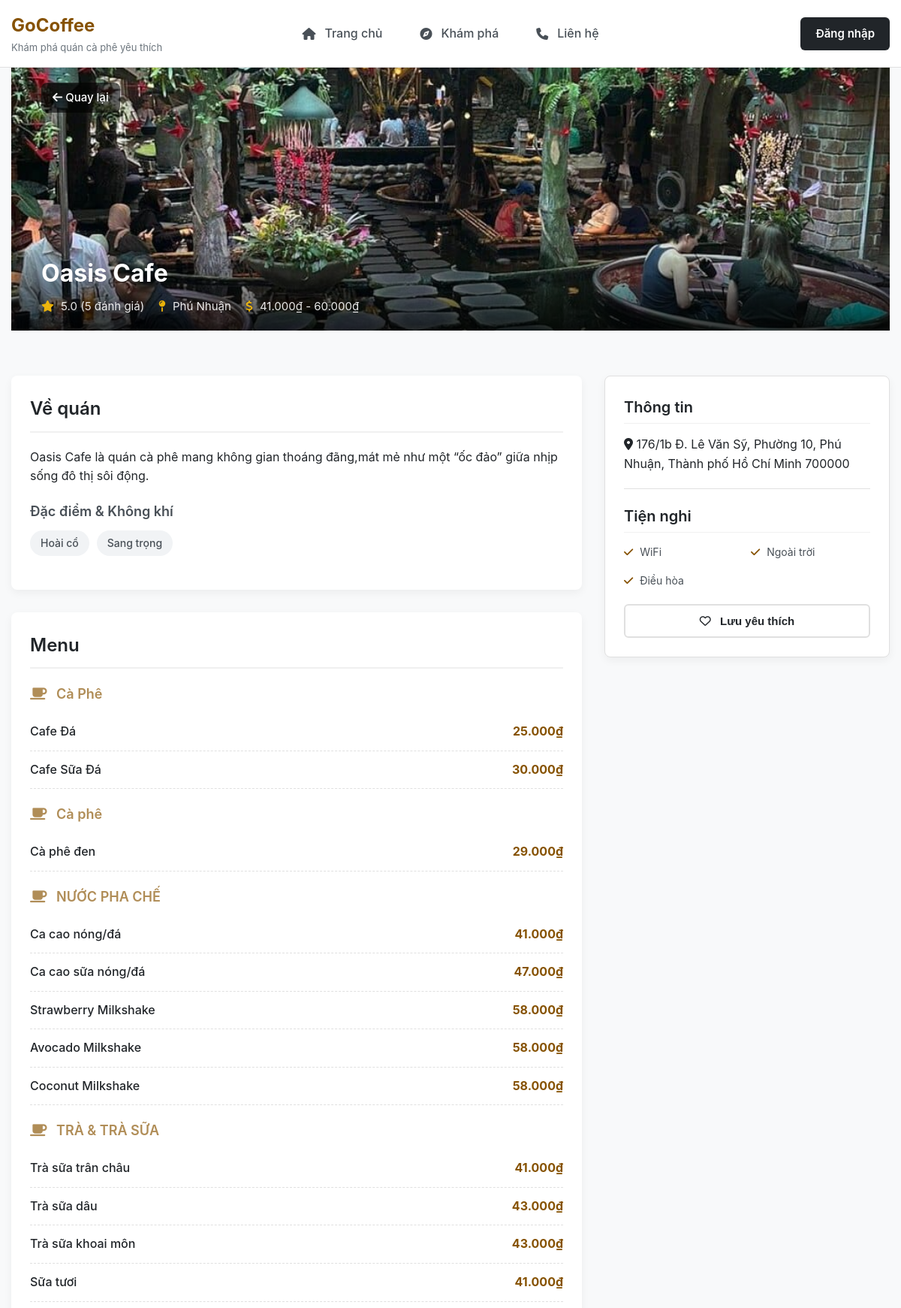
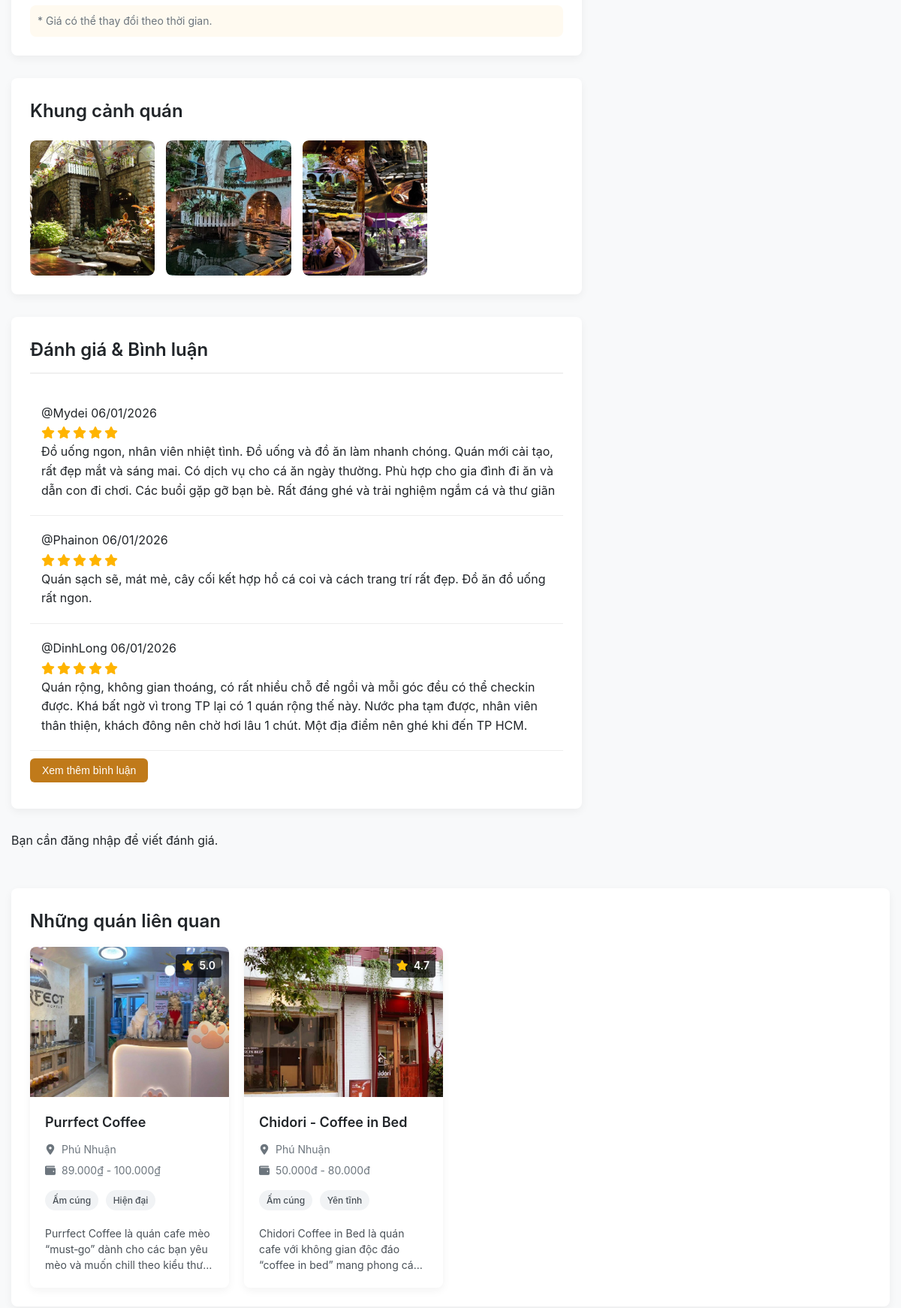
Screenshot of /shop/33/ (upper part) with the database file from the repository (2 pictures, top to bottom).
### shops/models.py (models this page shows, shortened)
class CafeShop(models.Model):
    name = models.CharField(max_length = 200)
    address = models.CharField(max_length = 300)
    district = models.CharField(max_length=100, choices=DISTRICT_CHOICES)
    tags = models.CharField(max_length = 300, blank = True)
    amenities = models.CharField(max_length = 300, blank = True) #Tiện ích các thứ như Wifi, Chỗ đậu xe...
    description = models.CharField(max_length = 300, blank = True) #Tối đa 20 chữ
    price_range = models.CharField(max_length=100, choices=PRICE_CHOICES, blank=True)
    cover_image = models.ImageField(upload_to = 'covers/', blank = True, null = True)
    rating = models.FloatField(default = 0, validators = [MinValueValidator(0), MaxValueValidator(5)])
    latitude = models.FloatField(null=True, blank=True)
    longitude = models.FloatField(null=True, blank=True)
    avg_service = models.FloatField(default = 0)
    avg_ambiance = models.FloatField(default = 0)
    avg_drink = models.FloatField(default = 0)
    avg_price = models.FloatField(default = 0)
    def get_tag_list(self):
        if self.tags:
            return self.tags.split(',')
        return []
    def get_amenities_list(self):
        if self.amenities:
            return self.amenities.split(',')
        return []

class MenuItem(models.Model):
    shop = models.ForeignKey(CafeShop, on_delete = models.CASCADE, related_name = 'menu_items')
    category = models.CharField(max_length = 100)
    name = models.CharField(max_length = 100)
    description = models.CharField(max_length = 200, blank = True)
    price = models.IntegerField()

class ShopImage(models.Model):
    shop = models.ForeignKey(CafeShop, on_delete = models.CASCADE, related_name = 'images')
    image = models.ImageField(upload_to = 'shop_gallery/')

class Review(models.Model):
    shop = models.ForeignKey(CafeShop, on_delete=models.CASCADE, related_name='reviews')
    user = models.ForeignKey(settings.AUTH_USER_MODEL, on_delete=models.CASCADE)
    rating = models.IntegerField(default=1)
    comment = models.TextField(blank=True)
    created_at = models.DateTimeField(auto_now_add=True)
    sentiment_service = models.IntegerField(default=0)
    sentiment_ambiance = models.IntegerField(default=0)
    sentiment_drink = models.IntegerField(default=0)
    sentiment_price = models.IntegerField(default=0)

### shops/views.py (the view, shortened to what this page needs)
# urls.py: path('shop/<int:shop_id>/', views.shop_detail_view, name='shop_detail'),
def shop_detail_view(request, shop_id):
    shop = get_object_or_404(
        CafeShop.objects.annotate(
            review_count=Count('reviews')
        ),
        pk=shop_id
    )
    menu_items = shop.menu_items.all().order_by('category', 'id')
    grouped_menu = {}
    for item in menu_items:
        category = item.category or "Menu chung"
        grouped_menu.setdefault(category, [])
        price_formatted = f"{item.price:,.0f}₫".replace(",", "tmp").replace(".", ",").replace("tmp", ".")
        grouped_menu[category].append({
            'name': item.name,
            'price': price_formatted
        })
    reviews = shop.reviews.select_related('user').order_by('-created_at')
    related_shops = CafeShop.objects.filter(
        district=shop.district
    ).exclude(id=shop.id)[:4]
    is_saved = False
    if request.user.is_authenticated:
        is_saved = SavedShop.objects.filter(
            user=request.user,
            shop=shop
        ).exists()
    return render(request, 'shop_detail.html', {
        'shop': shop,
        'grouped_menu': grouped_menu,
        'reviews': reviews,
        'related_shops': related_shops,
        'is_saved': is_saved,
    })

### templates/shop_detail.html (shortened to what this page needs)
{% extends 'base.html' %}
{% load static %}
{% block extra_styles %}
    <link rel="stylesheet" href="{% static 'css/shop_detail.css' %}">
{% endblock extra_styles %}
{% block content %}
    <section class="shop-hero-section">
        <a href="javascript:history.back()" class="btn btn-back">
            <i class="fa-solid fa-arrow-left"></i> Quay lại
        </a>
        <div class="shop-cover-image">
            {% if shop.cover_image %}
                <img src="{{ shop.cover_image.url }}" alt="{{ shop.name }}">
            {% else %}
                <div class="placeholder-image">
                    <i class="fa-solid fa-mug-hot fa-5x"></i>
                </div>
            {% endif %}
        </div>
        <div class="shop-info-overlay full-width-overlay">
            <div class="overlay-inner">
                <h1>{{ shop.name }}</h1>
                <div class="shop-meta">
                <span>
                    <i class="fa-solid fa-star"></i>
                    {{ shop.rating|default:"0"|floatformat:1 }}
                    ({{ shop.review_count|default:"0" }} đánh giá)
                </span>
                    <span><i class="fa-solid fa-map-pin"></i> {{ shop.district }}</span>
                    <span><i class="fa-solid fa-dollar-sign"></i> {{ shop.price_range }}</span>
                </div>
            </div>
        </div>
    </section>
    <div class="shop-content-container container">
        <div class="main-content">
            <section class="shop-description-section">
                <h2>Về quán</h2>
                <p>{{ shop.description }}</p>
                <div class="shop-features">
                    <h3>Đặc điểm & Không khí</h3>
                    <div class="tag-list">
                        {% for tag in shop.get_tag_list %}
                            <span class="feature-tag">{{ tag }}</span>
                        {% endfor %}
                    </div>
                </div>
            </section>
            <section class="shop-menu-section">
                <h2>Menu</h2>
                {% for category, items in grouped_menu.items %}
                    <div class="menu-category">
                        <h3><i class="fa-solid fa-mug-saucer"></i> {{ category }}</h3>
                        <ul class="menu-list">
                            {% for item in items %}
                                <li class="menu-item">
                                    <span class="item-name">{{ item.name }}</span>
                                    <span class="item-price">{{ item.price }}</span>
                                </li>
                            {% endfor %}
                        </ul>
                    </div>
                {% empty %}
                    <p>Menu đang được cập nhật.</p>
                {% endfor %}
                <p class="menu-note">
                    * Giá có thể thay đổi theo thời gian.
                </p>
            </section>
            <section class="gallery-section container">
                <h2>Khung cảnh quán</h2>
                <div class="shop-gallery-grid">
                    {% for image in shop.images.all|slice:":4" %}
                        <div class="gallery-item">
                            <img src="{{ image.image.url }}" alt="{{ shop.name }}">
                        </div>
                    {% empty %}
                        <p>Đang cập nhật hình ảnh...</p>
                    {% endfor %}
                </div>
            </section>
            <section class="shop-review-section">
                <h2>Đánh giá & Bình luận</h2>
                <div class="reviews-list">
                    {% with 3 as max_visible %}
                        {% for review in reviews %}
                            <div class="review-card {% if forloop.counter > max_visible %}hidden-review{% endif %}">
                                <div class="review-header">
                                    <span class="reviewer-name">@{{ review.user.username }}</span>
                                    <span class="review-date">{{ review.created_at|date:"d/m/Y" }}</span>
                                </div>
                                <div class="review-rating">
                                    {% for i in "12345"|make_list %}
                                        {% if review.rating >= forloop.counter %}
                                            <i class="fa-solid fa-star rated"></i>
                                        {% else %}
                                            <i class="fa-regular fa-star"></i>
                                        {% endif %}
                                    {% endfor %}
                                </div>
                                <p>{{ review.comment }}</p>
                            </div>
                        {% endfor %}
                    {% endwith %}
                </div>
            </section>
            {% if user.is_authenticated %}
                <form method="post" action="{% url 'submit_review' shop.id %}" class="review-form" id="review-form"
                      novalidate>
                    {% csrf_token %}
                    <div class="review-top">
                        <div class="star-rating">
                            <input type="radio" name="rating" id="star5" value="5">
                            <label for="star5"><i class="fa-regular fa-star"></i></label>
                            <input type="radio" name="rating" id="star4" value="4">
                            <label for="star4"><i class="fa-regular fa-star"></i></label>
                            <input type="radio" name="rating" id="star3" value="3">
                            <label for="star3"><i class="fa-regular fa-star"></i></label>
                            <input type="radio" name="rating" id="star2" value="2">
                            <label for="star2"><i class="fa-regular fa-star"></i></label>
                            <input type="radio" name="rating" id="star1" value="1">
                            <label for="star1"><i class="fa-regular fa-star"></i></label>
                        </div>
                        <button type="submit" class="btn-submit-review">
                            Đăng bài đánh giá
                        </button>
                    </div>
                    <textarea name="comment" id="review-comment" placeholder="Chia sẻ trải nghiệm của bạn..."
                              required></textarea>
                </form>
            {% else %}
                <p class="login-prompt">Bạn cần <a href="{% url 'login' %}">đăng nhập</a> để viết đánh giá.</p>
            {% endif %}
        </div>
        <div class="sidebar-content">
            <div class="info-box sticky-box">
                <h2>Thông tin</h2>
                <p><i class="fa-solid fa-location-dot"></i> {{ shop.address }}</p>
                <hr>
                <h2>Tiện nghi</h2>
                <div class="amenities-grid">
                    {% for amenity in shop.get_amenities_list %}
                        <div class="amenity-item">
                            <i class="fa-solid fa-check"></i> {{ amenity }}
                        </div>
                    {% endfor %}
                </div>
                <button
                        id="save-btn"
                        type="button"
                        class="btn btn-outline-primary full-width-btn"
                        data-shop-id="{{ shop.id }}"
                        data-url="{% url 'toggle_save_shop' %}"
                        data-csrf="{{ csrf_token }}"
                >
                    <i id="save-icon"
                       class="fa-heart {% if is_saved %}fa-solid saved{% else %}fa-regular{% endif %}"></i>
                    <span style="margin-left: 8px;">Lưu yêu thích</span>
                </button>
            </div>
        </div>
    </div>
    <section class="related-shops-section">
        <h2>Những quán liên quan</h2>
        <div class="related-shops-grid">
            {% for shop in related_shops %}
                <a href="{% url 'shop_detail' shop.id %}" class="cafe-card swiper-slide">
                    <div class="card-image">
                        {% if shop.cover_image %}
                            <img src="{{ shop.cover_image.url }}" alt="{{ shop.name }}">
                        {% else %}
                            <div class="card-image placeholder">
                                <i class="fa-solid fa-image fa-3x"></i>
                            </div>
                        {% endif %}
                        <div class="card-rating">
                            <i class="fa-solid fa-star"></i> {{ shop.rating|floatformat:1 }}
                        </div>
                    </div>
                    <div class="card-content">
                        <h3>{{ shop.name }}</h3>
                        <div class="card-info">
                            <div><i class="fa-solid fa-location-dot"></i>{{ shop.district }}</div>
                            <div><i class="fa-solid fa-wallet"></i>{{ shop.price_range }}</div>
                        </div>
                        <div class="card-tags">
                            {% for tag in shop.get_tag_list|slice:":2" %}
                                <span class="tag">{{ tag }}</span>
                            {% endfor %}
                        </div>
                        <p class="card-description">{{ shop.description|truncatewords:20 }}</p>
                    </div>
                </a>
            {% empty %}
                <p>Không tìm thấy quán liên quan.</p>
            {% endfor %}
        </div>
    </section>
{% endblock %}

### static/css/style.css (style rules this page uses)
:root { --font-primary: -apple-system, BlinkMacSystemFont, "Segoe UI", Roboto, "Helvetica Neue", Arial, sans-serif; --primary-color: #865200; --color-dark: #212529; --color-muted: #6c757d; --color-light: #495057; --color-bg: #f8f9fa; --color-white: #ffffff; --color-border: #e0e0e0; --color-accent: #b08d57; --color-star: #ffc107; --container-width: 1200px; --border-radius: 8px; --box-shadow: 0 4px 12px rgba(0, 0, 0, 0.05); }
* { box-sizing: border-box; margin: 0; padding: 0; }
body { font-family: var(--font-primary); background-color: var(--color-bg); color: var(--color-dark); line-height: 1.6; }
img { max-width: 100%; height: auto; display: block; }
a { text-decoration: none; color: inherit; }
ul { list-style: none; }
.container { max-width: var(--container-width); margin-left: auto; margin-right: auto; padding-left: 15px; padding-right: 15px; }
.btn { display: inline-block; padding: 10px 20px; font-size: 15px; font-weight: 600; border-radius: 6px; cursor: pointer; text-align: center; transition: all 0.2s ease; }
.swiper-slide { height: auto; display: flex; }

### rows the page displays
CafeShop: cover_image (picture), name "Oasis Cafe", rating "5.0", review_count "5", district "Phú Nhuận", price_range "41.000₫ - 60.000₫", description "Oasis Cafe là quán cà phê mang không gian thoáng đãng,mát mẻ như một “ốc đảo” giữa nhịp sống đô thị sôi động.", address "176/1b Đ. Lê Văn Sỹ, Phường 10, Phú Nhuận, Thành phố Hồ Chí Minh 700000"
MenuItem: grouped_menu "Cà Phê", name "Cafe Đá"
MenuItem: name "Cafe Sữa Đá"
MenuItem: grouped_menu "Cà phê", name "Cà phê đen"
MenuItem: grouped_menu "NƯỚC PHA CHẾ", name "Ca cao nóng/đá"
MenuItem: name "Ca cao sữa nóng/đá"
MenuItem: name "Strawberry Milkshake"
MenuItem: name "Avocado Milkshake"
MenuItem: name "Coconut Milkshake"
MenuItem: grouped_menu "TRÀ & TRÀ SỮA", name "Trà sữa trân châu"
MenuItem: name "Trà sữa dâu"
MenuItem: name "Trà sữa khoai môn"
MenuItem: name "Sữa tươi"
ShopImage: image (picture)
ShopImage: image (picture)
ShopImage: image (picture)
Review: user.username "Mydei", created_at "06/01/2026", rating 5 (drawn), comment "Đồ uống ngon, nhân viên nhiệt tình. Đồ uống và đồ ăn làm nhanh chóng. Quán mới cải tạo, rất đẹp mắt và sáng mai. Có dịch vụ cho cá ăn ngày thường. Phù hợp cho gia đình đi ăn và dẫn con đi chơi. Các buổi gặp gỡ bạn bè. Rất đáng ghé và trải nghiệm ngắm cá và thư giãn"
Review: user.username "Phainon", created_at "06/01/2026", rating 5 (drawn), comment "Quán sạch sẽ, mát mẻ, cây cối kết hợp hồ cá coi và cách trang trí rất đẹp. Đồ ăn đồ uống rất ngon."
Review: user.username "DinhLong", created_at "06/01/2026", rating 5 (drawn), comment "Quán rộng, không gian thoáng, có rất nhiều chỗ để ngồi và mỗi góc đều có thể checkin được. Khá bất ngờ vì trong TP lại có 1 quán rộng thế này. Nước pha tạm được, nhân viên thân thiện, khách đông nên chờ hơi lâu 1 chút. Một địa điểm nên ghé khi đến TP HCM."
CafeShop: cover_image (picture), rating "5.0", name "Purrfect Coffee", district "Phú Nhuận", price_range "89.000₫ - 100.000₫", get_tag_list "Ấm cúng" "Hiện đại", description "Purrfect Coffee là quán cafe mèo “must‑go” dành cho các bạn yêu mèo và muốn chill theo kiểu…"
CafeShop: cover_image (picture), rating "4.7", name "Chidori - Coffee in Bed", district "Phú Nhuận", price_range "50.000đ - 80.000đ", get_tag_list "Ấm cúng" "Yên tĩnh", description "Chidori Coffee in Bed là quán cafe với không gian độc đáo “coffee in bed” mang phong…"

### other values shown
{{ tag }} "Hoài cổ" "Sang trọng"
{{ item.price }} "25.000₫" "30.000₫" "29.000₫" "41.000₫" "47.000₫" "58.000₫" "58.000₫" "58.000₫" "41.000₫" "43.000₫" "43.000₫" "41.000₫"
{{ amenity }} "WiFi" "Ngoài trời" "Điều hòa"
